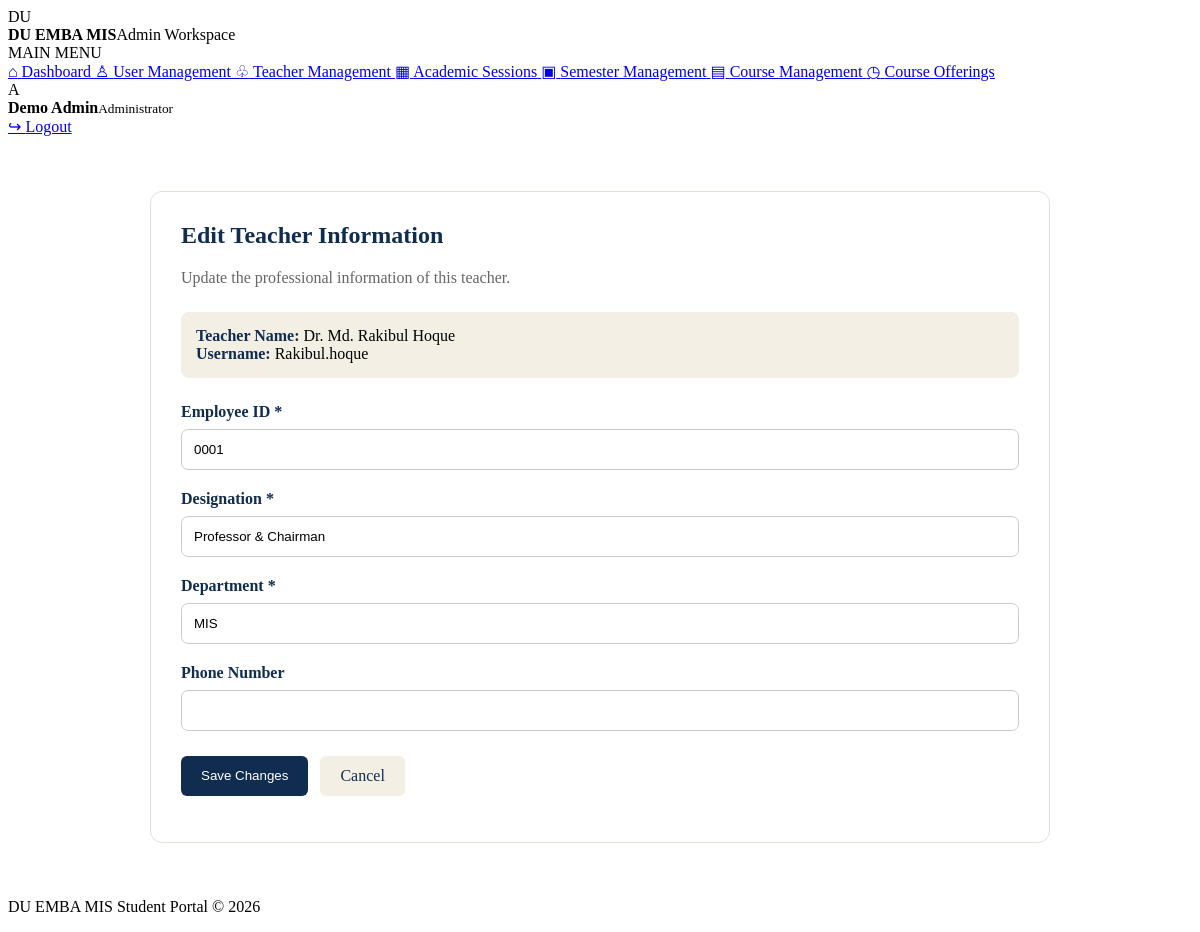
Page /admin/edit-teacher.php?id=1 (signed in) on the committed database.
### tables this page shows
CREATE TABLE `teachers` (
  `id` int UNSIGNED NOT NULL,
  `user_id` int UNSIGNED NOT NULL,
  `employee_id` varchar(50) NOT NULL,
  `designation` varchar(100) DEFAULT NULL,
  `department` varchar(100) DEFAULT 'MIS',
  `phone` varchar(25) DEFAULT NULL
);

CREATE TABLE `users` (
  `id` int UNSIGNED NOT NULL,
  `full_name` varchar(150) NOT NULL,
  `username` varchar(60) NOT NULL,
  `email` varchar(150) DEFAULT NULL,
  `password_hash` varchar(255) NOT NULL,
  `role` enum('student','teacher','accounts','academic','admin') NOT NULL,
  `is_active` tinyint(1) NOT NULL DEFAULT '1',
  `last_login` datetime DEFAULT NULL,
  `created_at` timestamp NULL DEFAULT CURRENT_TIMESTAMP,
  `updated_at` timestamp NULL DEFAULT CURRENT_TIMESTAMP ON UPDATE CURRENT_TIMESTAMP
);

### includes/auth.php (called while the page is built, shortened)
<?php
function e(?string $value): string
{
    return htmlspecialchars(
        $value ?? '',
        ENT_QUOTES | ENT_SUBSTITUTE,
        'UTF-8'
    );
}

### admin/edit-teacher.php (the view, shortened to what this page needs)
<?php
require_once __DIR__ . '/../includes/auth.php';
$teacherId = isset($_GET['id']) ? (int) $_GET['id'] : 0;
$stmt = $conn->prepare("
    SELECT
        t.id,
        t.user_id,
        t.employee_id,
        t.designation,
        t.department,
        t.phone,
        u.full_name,
        u.username
    FROM teachers t
    INNER JOIN users u ON u.id = t.user_id
    WHERE t.id = ?
    LIMIT 1
");
$stmt->bind_param('i', $teacherId);
$stmt->execute();
$teacher = $stmt->get_result()->fetch_assoc();
require_once __DIR__ . '/../includes/header.php';
?>
<div class="teacher-edit-container">
    <div class="teacher-edit-card">
        <h2>Edit Teacher Information</h2>
        <p class="subtitle">
            Update the professional information of this teacher.
        </p>
        <div class="teacher-info-box">
            <strong>Teacher Name:</strong>
            <?= e($teacher['full_name']) ?>
            <br>
            <strong>Username:</strong>
            <?= e($teacher['username']) ?>
        </div>
        <form method="POST">
            <div class="teacher-form-group">
                <label>Employee ID *</label>
                <input type="text" name="employee_id" value="<?= e($teacher['employee_id'] ?? '') ?>" required>
            </div>
            <div class="teacher-form-group">
                <label>Designation *</label>
                <input type="text" name="designation" value="<?= e($teacher['designation'] ?? '') ?>" required>
            </div>
            <div class="teacher-form-group">
                <label>Department *</label>
                <input type="text" name="department" value="<?= e($teacher['department'] ?? '') ?>" required>
            </div>
            <div class="teacher-form-group">
                <label>Phone Number</label>
                <input type="text" name="phone" value="<?= e($teacher['phone'] ?? '') ?>">
            </div>
            <div class="teacher-form-buttons">
                <button type="submit" class="teacher-save">
                    Save Changes
                </button>
                <a href="<?= BASE_URL ?>/admin/view-user.php?id=<?= (int)$teacher['user_id'] ?>" class="teacher-cancel">
                    Cancel
                </a>
            </div>
        </form>
    </div>
</div>
<?php require_once __DIR__ . '/../includes/footer.php'; ?>

### admin/edit-teacher.php (style rules this page uses)
.teacher-edit-container { max-width: 900px; margin: 30px auto; padding: 25px; }
.teacher-edit-card { background: #fff; border: 1px solid #e5e0d7; border-radius: 12px; padding: 30px; }
.teacher-edit-card h2 { color: #102d50; margin-top: 0; }
.teacher-edit-card .subtitle { color: #666; margin-bottom: 25px; }
.teacher-info-box { background: #f4efe5; border-radius: 8px; padding: 15px; margin-bottom: 25px; }
.teacher-info-box strong { color: #102d50; }
.teacher-form-group { margin-bottom: 20px; }
.teacher-form-group label { display: block; font-weight: 600; color: #102d50; margin-bottom: 8px; }
.teacher-form-group input { width: 100%; padding: 12px; border: 1px solid #ccc; border-radius: 7px; box-sizing: border-box; }
.teacher-form-buttons { display: flex; gap: 12px; margin-top: 25px; }
.teacher-form-buttons button, .teacher-form-buttons a { padding: 11px 20px; border: none; border-radius: 6px; text-decoration: none; cursor: pointer; }
.teacher-save { background: #102d50; color: white; }
.teacher-cancel { background: #f4efe5; color: #102d50; }

### rows in the picture
teachers: user.full_name "Dr. Md. Rakibul Hoque", user.username "Rakibul.hoque", employee_id "0001", designation "Professor & Chairman", department "MIS"

### other values in the picture
$item['icon'] "⌂"
$item['label'] "Dashboard"
$item['icon'] "♙"
$item['label'] "User Management"
$item['icon'] "♧"
$item['label'] "Teacher Management"
$item['icon'] "▦"
$item['label'] "Academic Sessions"
$item['icon'] "▣"
$item['label'] "Semester Management"
$item['icon'] "▤"
$item['label'] "Course Management"
$item['icon'] "◷"
$item['label'] "Course Offerings"
$_SESSION['full_name'] "Demo Admin"
